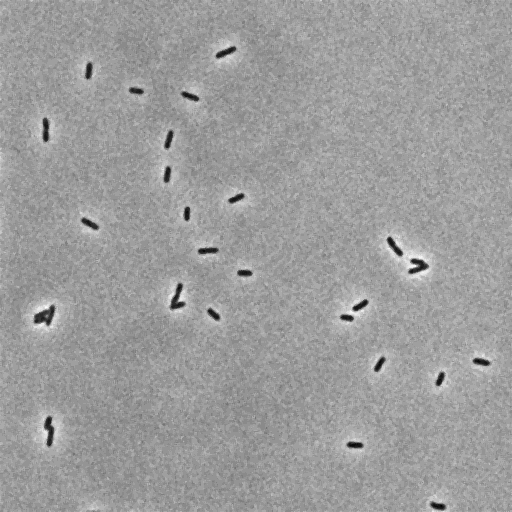
#> input picture data/ecoli_images/ecoli_phase_01.tif, 512 x 512 px; its folder holds only this picture in this run
$ jupyter execute --allow-errors Quantitative_image_processing.ipynb   (shell and % lines are left out)
#> lines starting #> are read from the running program, lines starting #| are printed output that depends on the picture; after the words box and inside, x2 and y2 are one past the last pixel; in counts of white or black regions, pixels touching at a corner belong together
# Quantitative Image Processing

[cell 1]
import numpy as np # For numerics
import glob # For parsing durectories and files
import skimage.io # For basic image processing
import pandas as pd # For data handling
import skimage.filters # For filtering images
import skimage.exposure
import skimage.measure
import seaborn as sns # For plot swag
import matplotlib.pyplot as plt # For plotting
sns.set(style="darkgrid") # Gray background with white grid
sns.set_context('talk') # Sets default size to the curves and fonts
#display plots next to code

### Loading images into memory

[cell 2]
# List files
phase_files = glob.glob('../data/ecoli_images/*phase*')
yfp_files = glob.glob('../data/ecoli_images/*yfp*')

### Loading file to memory

[cell 3]
phase_im = skimage.io.imread(phase_files[0])
#> phase_im is the input picture: shape (512, 512) uint16; min 1945, max 8083, mean 5709.2

with sns.axes_style('white'):
    # Plot the image in Gray Scale
    plt.imshow(phase_im, cmap=plt.cm.Greys_r)

    # Add color bar
    plt.colorbar()
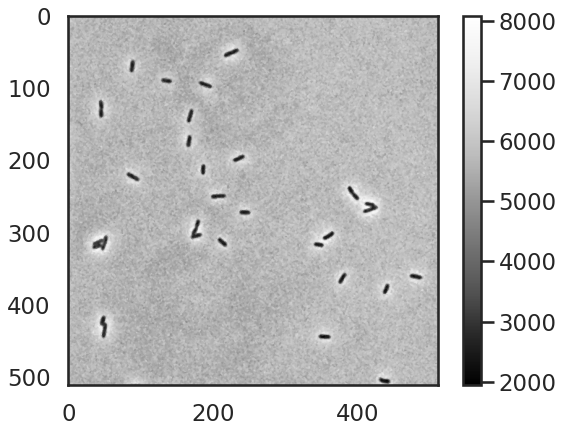
#> figure drawn by matplotlib, 2 panels

### Plot the histogram of intensites to choose the threshold value

[cell 4]
# Generate histogram
hist, bins = skimage.exposure.histogram(phase_im)
#> hist = 6139 values, max 583 at index 3699, min 0 at index 1, mean 42.7; bins = 6139 values from 1945 to 8083

# Plot histogram
plt.plot(bins, hist, lw=1)
plt.yscale('log')
# Label axis
plt.xlabel('Pixel value (a.u.)')
plt.ylabel('count')
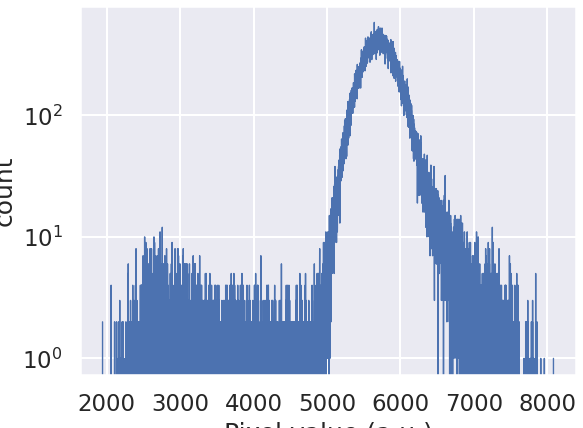
#> figure drawn by matplotlib, 1 panel; curve peaks at x = 5644, y = 583

### Let's choose a threshold and plot the segmented image

[cell 5]
# Define threshold
thresh = 5000

# Threshold image
im_thresh = phase_im < thresh
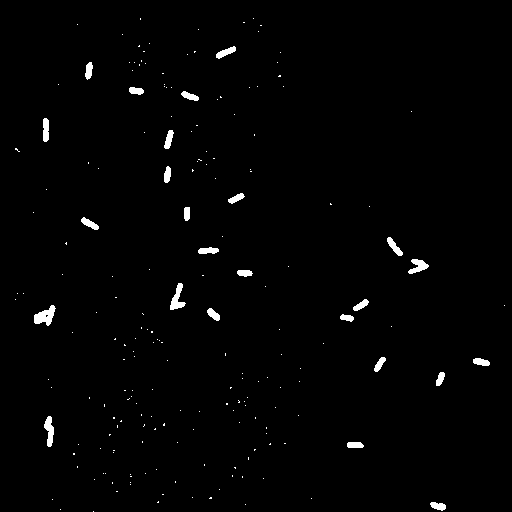
#> im_thresh: shape (512, 512) bool; 1.2% white; 197 white regions (172 under 20 px), largest, box (x1, y1, x2, y2) and area: (34, 305, 56, 326) 256, (170, 283, 186, 310) 204, (44, 416, 54, 447) 188

# Plot the threshold image
with sns.axes_style('white'):
    plt.imshow(im_thresh)

### Let's apply the threshold to the second image in the stack

#> (a cell that did not finish here is left out)

### Let's plot the intensities of both the images together

[cell 7]
# Generate histogram for file 1
hist, bins = skimage.exposure.histogram(phase_im)

# Plot histogram for file 2
plt.plot(bins, hist, lw=1)


# Generate histogram
#> (the rest of this cell did not finish here and is left out)

### Define a function to normalise image to values between 0 and 1

[cell 8]
def normalise_im(im):
    '''
    Normalise a given image such that the values (of pixels) range between 0 and 1.

    Parameters
    ----------
    im : 2d-array
        Image to be normalised

    Returns
    -------
    im_norm : 2d-array
            Normlised image ranging from 0 to 1.
    '''
    # Normalise image
    im_norm = (im - im.min()) / (im.max() - im.min())

    return im_norm

### Normalise both phase contrast images and display the normalised intensity histogram

[cell 9]
# Normalising images
phase_norm_1 = normalise_im(phase_im)
#> (the rest of this cell did not finish here and is left out)

### Choosing the normalised threshold and plotting them next to each other

[cell 10]
# Choosing the normalised threshold
thresh_norm = 0.45

# Threshold images
thresh_im_1 = phase_norm_1 < thresh_norm
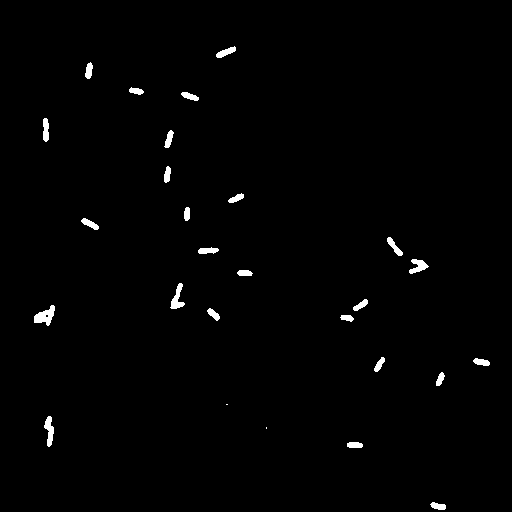
#> thresh_im_1: shape (512, 512) bool; 1% white; 27 white regions (2 under 20 px), largest, box (x1, y1, x2, y2) and area: (34, 305, 55, 326) 239, (170, 283, 185, 309) 180, (44, 416, 54, 447) 178
#> (the rest of this cell did not finish here and is left out)

### Build an "RGB" image to display the segmentation mask on top of the phase contrast image

[cell 11]
# Copy image
phase_copy_1 = np.copy(phase_norm_1)
#> (the rest of this cell did not finish here and is left out)

### Label the objects

[cell 12]
# Label each individual cell
im_label, num_obj = skimage.measure.label(thresh_im_1, return_num=True)
#> im_label: shape (512, 512) int32; 28 distinct labels, from 0 to 27
#> num_obj = 27

print('This image has {:d} objects'.format(num_obj))
#| This image has 27 objects

### Let's take a look at the labelled image

[cell 13]
with sns.axes_style('white'):
    # Plot the image in Gray Scale
    plt.imshow(im_label, cmap=plt.cm.nipy_spectral)

    # Add color bar
    plt.colorbar()
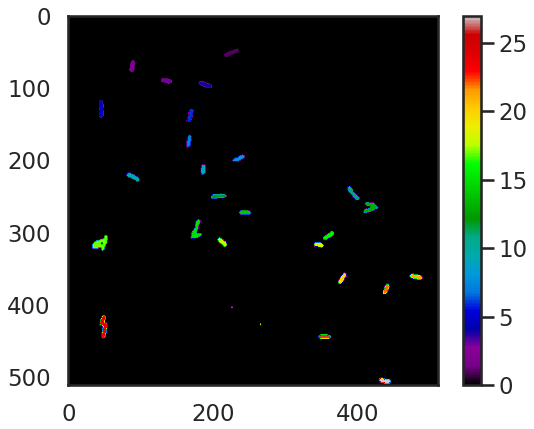
#> figure drawn by matplotlib, 2 panels

### Let's plot a couple of individual objects

[cell 14]
# Define objects to extract
objects = [1, 2, 3, 5]

with sns.axes_style('white'):
    # Inititalise subplots
    fig, ax = plt.subplots(nrows=2, ncols=2, figsize=(7,7))

    # Linearise our 2D array
    ax = ax.ravel()

    # Loop through objects to extract
    for i, num in enumerate(objects):
        # Generate image with only the desired object
        im_obj = im_label == num

        # Plot image in corresponding panel
        ax[i].imshow(im_obj)
        ax[i].set_title('Object #{:d}'.format(num))

        # Remove axis
        ax[i].axis('off')
#> this loop made 4 passes
#> pass 1, `im_obj = im_label == num`:
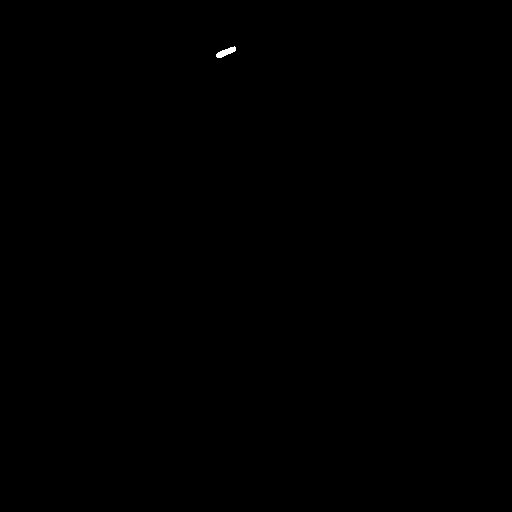
#> im_obj: shape (512, 512) bool; 0.05% white; 1 white region, box (x1, y1, x2, y2) and area: (216, 46, 236, 58) 119

    # Distribute subplots
    plt.tight_layout()
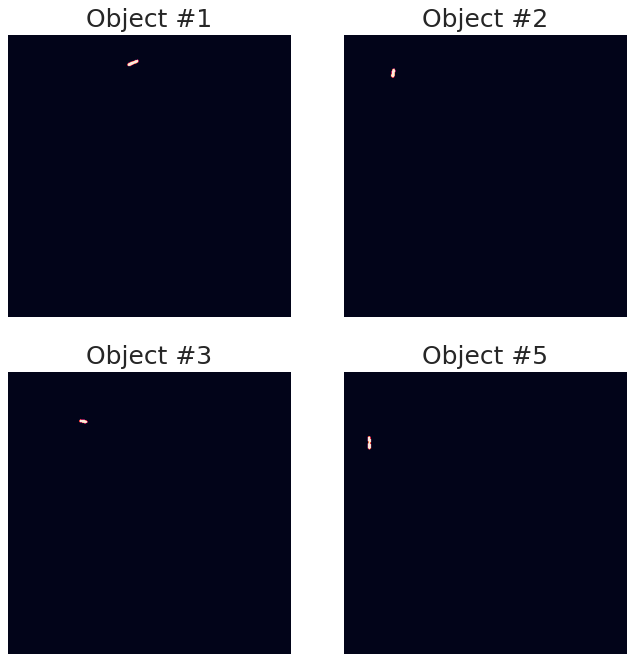
#> figure drawn by matplotlib, 4 panels

### Select objects that satisfy our size criteria

[cell 15]
# Define inter-pixel distance
ip_dist = 0.160 # µm

# Set lower and upper bounds
bounds = [1, 4] # µm

# Initialise the black image that satisfy the criterion
im_label_filt = np.zeros_like(im_label)

# Loop through objects in im_labe and decide wether or not to keep them
for i in range(1, num_obj + 1):
    # 1. Extract object
    im_obj = im_label == i

    # 2. Find the area of the object
    area_pixels = np.sum(im_obj)

    # 3. Convert area to µm^2
    area_um = area_pixels * ip_dist**2

    # 4. Check if it satisfies the size criteria
    if (area_um >= bounds[0] and area_um <= bounds[1]):
        # Add object to black image
        im_label_filt += im_obj
#> this loop made 27 passes
#> (area_pixels, area_um) on passes 1 to 12: (119, 3.05), (95, 2.43), (78, 2), (95, 2.43), (124, 3.17), (99, 2.53), (88, 2.25), (87, 2.23), (73, 1.87), (105, 2.69), (117, 3), (107, 2.74)
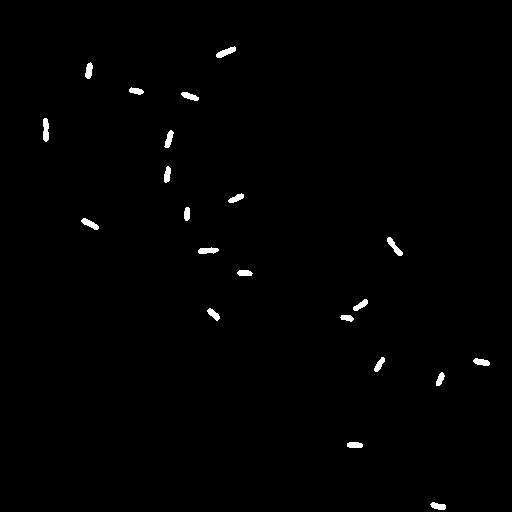
#> im_label_filt: shape (512, 512) int32; values 0 (black) and 1 (white), 0.74% white; 21 white regions, largest, box (x1, y1, x2, y2) and area: (43, 118, 49, 142) 124, (216, 46, 236, 58) 119, (387, 237, 403, 256) 117

# Relabel filtered image
im_cells, num_obj = skimage.measure.label(im_label_filt, return_num=True)
#> im_cells: shape (512, 512) int64; 22 distinct labels, from 0 to 21
#> num_obj = 21

print('This image has {:d} objects'.format(num_obj))
#| This image has 21 objects

# Plot the relabelled objects
with sns.axes_style('white'):
    # Plot the image in Gray Scale
    plt.imshow(im_cells, cmap=plt.cm.nipy_spectral)

    # Add color bar
    plt.colorbar()

### Now, Let's calculate the intensities

#> (a cell that did not finish here is left out)

## Time to compare theory and experiment

[cell 17]
# List all files
files = glob.glob('../data/lacI_titration/*.tif')

# List the features to be saved in the dataframe
names = ['operator', 'repressors', 'channel', 'position', 'file']

# Initialise an empty pandas dataframe
df_files = pd.DataFrame(columns=names)
# Loop through files
for file in files:
    # Extract info from filename
    # 1. Remove path from file
    f = file.split('/')[-1]

    # 2. Split string by '_'
    f_split = list(f.split('_'))

    # 3. Remove unnessecary elements
    f_split.remove('pos')

    # 4. Add file name
    f_split.append(file)

    # Add this to the dataframe
    series = pd.Series(f_split, index=names)
    df_files = df_files.append(series, ignore_index=True)

### Let's define a function that does the segmentation

[cell 18]
# [53 lines left out: function segmentation, not called in this run]

### Let's run our segmentation file

#> (a cell that did not finish here is left out)

### Define function to extract single cell flurescence values

[cell 20]
# [33 lines left out: function fluor_extract, not called in this run]

### Let's compute

[cell 21]
# Group dataframe by operator, repressor and position
df_group = df_files.groupby(['operator', 'repressors', 'position'])

# Define coloumn names for intensity dataframe
names = ['operator', 'repressor', 'position', 'mean_int']

# Initialise new array to save mean intensities
df_int = pd.DataFrame(columns=names)

# Loop through each group
for group, data in df_group:
    # Get file name of the phase contrast image
    file_phase = data[data.channel == 'phase']['file'].values[0]
    file_yfp = data[data.channel == 'yfp']['file'].values[0]
    # Segment phase contrast image
    im_label = segmentation(file_phase)

    # Read YFP image
    im_fluor = skimage.io.imread(file_yfp)

    # Extract intensities
    intensities = fluor_extract(im_label, im_fluor)

    # Compute mean intensities
    mean_int = np.mean(intensities)

    # Append values to dataframe
    series = pd.Series(group + tuple([mean_int]),
                      index=names)
    df_int = df_int.append(series, ignore_index=True)

### Let's compute the fold change

[cell 22]
# Initialise array to save fold-change
fold_change = np.zeros(len(df_int))

# Loop through each entry in the data frame
for i, row in df_int.iterrows():
    # Extract operator
    op = row.operator

    # Extract autoflurescence data
    df_auto = df_int[(df_int.operator == op) &
                    (df_int.repressor == 'auto')]
    # Compute mean autoflurescence
    mean_auto = df_auto.mean_int.mean()

    # Extract delta data
    df_delta = df_int[(df_int.operator == op) &
                    (df_int.repressor == 'delta')]
    # Compute mean delta
    mean_delta = df_delta.mean_int.mean()

    # Compute fold-change
    fold_change[i] = (row.mean_int - mean_auto) / (mean_delta - mean_auto)

# Attach new coloumn of fold-change to dataframe
df_int['fold_change'] = fold_change

### Let's compare experiment and data

[cell 23]
# Define binding energies of binding sites
energies = [-15.3, -13.9, -9.7] # kbT

# Range of repressors to plot
repressors = np.logspace(0, 3, 100)

# Loop through energies and plot fold-change
for energy in energies:
    # Compute fold-change
    fc_theory = 1/(1 + repressors / 4.6E6 * np.exp(- energy))

    # Plot fold-change
    plt.plot(repressors, fc_theory, label=str(energy))

# Change scale
plt.xscale('log')
plt.yscale('log')

# Label axis
plt.xlabel('Repressors/cell')
plt.ylabel('Fold-change')

# Add legend
plt.legend(title=r'$\Delta\epsilon_r$ ($k_BT$)')
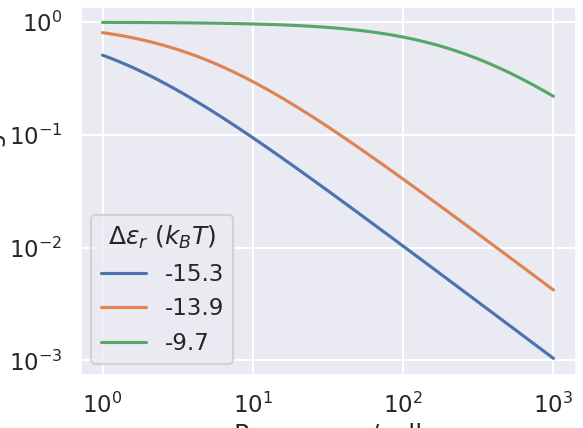
#> figure drawn by matplotlib, 1 panel; curve peaks at x = 1, y = 0.51; curve peaks at x = 1, y = 0.809; curve peaks at x = 1, y = 0.996

[cell 24]
# Define a dictionary to match repressor string to repressor number
rep_dict = {'R124' : 124, 'R22' : 22, 'R60' : 60, 'R260' : 260}

# Define dictionary to map operator to energy
op_dict = {'O1' : -15.3, 'O2' : -13.9, 'O3' : -9.7}

# Define colors for binding sites
colors = sns.color_palette('colorblind',
                          n_colors=len(energies))

# Define a dictionary to match energies with colors
col_dict = dict(zip(energies,colors))

[cell 25]
# Remove unnecessary data
df = df_int[(df_int.repressor != 'auto') &
           (df_int.repressor != 'delta')]

# Group by operators and repressors
df_group = df.groupby(['operator', 'repressor'])

# Loop through groups and plot mean fold-change
for group, data in df_group:
    # Extract binding energy
    energy = op_dict[group[0]]

    # Extract repressor copy number
    repressor = rep_dict[group[1]]

    # Extract the color
    color = col_dict[energy]

    # Compute mean fold-change
    mean_fc = data.fold_change.mean()

    # Plot data point
    plt.plot(repressor, mean_fc, marker='o',
            color=color)

# Loop through energies and plot fold-change
for energy in energies:
    # Compute fold-change
    fc_theory = 1/(1 + repressors / 4.6E6 * np.exp(-energy))

    # Plot fold-change
    plt.plot(repressors, fc_theory, label=str(energy), color=col_dict[energy])

# Change scale
plt.xscale('log')
plt.yscale('log')

# Label axis
plt.xlabel('Repressors/cell')
plt.ylabel('Fold-change')

# Add legend
plt.legend(title=r'$\Delta\epsilon_r$ ($k_BT$)')
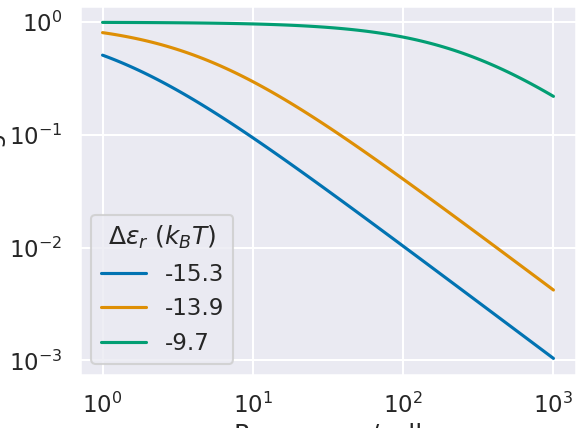
#> figure drawn by matplotlib, 1 panel; curve peaks at x = 1, y = 0.51; curve peaks at x = 1, y = 0.809; curve peaks at x = 1, y = 0.996

$ run again, on data/ecoli_images/ecoli_phase_02.tif
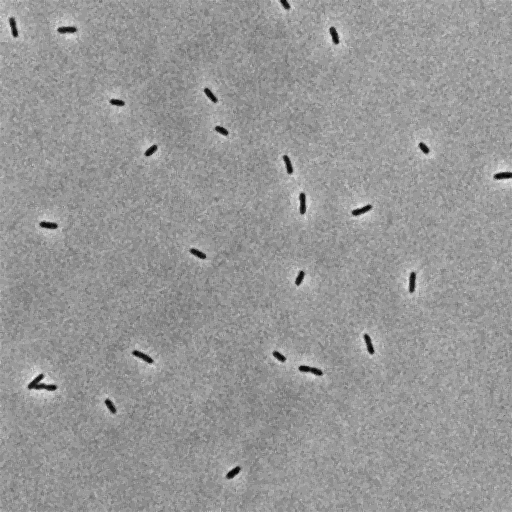
#> input picture data/ecoli_images/ecoli_phase_02.tif, 512 x 512 px
#> phase_im is the input picture: shape (512, 512) uint16; min 1867, max 6984, mean 4961
#> hist = 5118 values, max 576 at index 3082, min 0 at index 1, mean 51.22; bins = 5118 values from 1867 to 6984
#> `im_thresh = phase_im < thresh`:
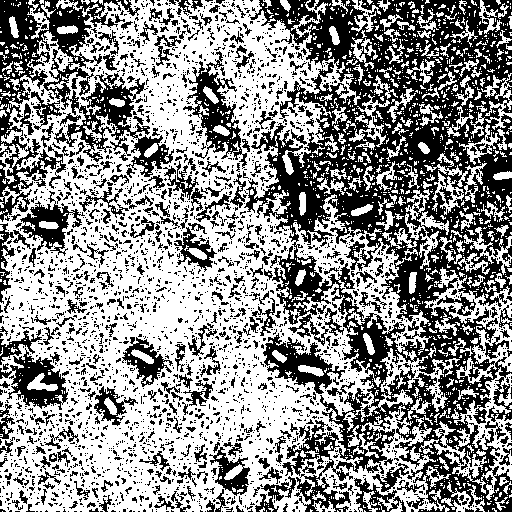
#> im_thresh: shape (512, 512) bool; 56% white; 3060 black regions (2699 under 20 px), largest, box (x1, y1, x2, y2) and area: (244, 0, 512, 512) 59688, (0, 0, 174, 222) 11521, (183, 51, 247, 169) 2297
#> thresh_im_1: shape (512, 512) bool; 0.94% white; 41 white regions (17 under 20 px), largest, box (x1, y1, x2, y2) and area: (28, 374, 57, 391) 210, (299, 366, 323, 376) 130, (132, 350, 153, 363) 120
#> im_label: shape (512, 512) int32; 42 distinct labels, from 0 to 41
#> `im_label, num_obj = skimage.measure.label(thresh_im_1, return_num=True)`: num_obj = 41
#| This image has 41 objects
#> the loop `for i in range(1, num_obj + 1):` made 41 passes
#> (area_pixels, area_um) on passes 1 to 8: (58, 1.48), (105, 2.69), (102, 2.61), (103, 2.64), (2, 0.0512), (2, 0.0512), (96, 2.46), (82, 2.1)
#> after the loop `for i in range(1, num_obj + 1):`:
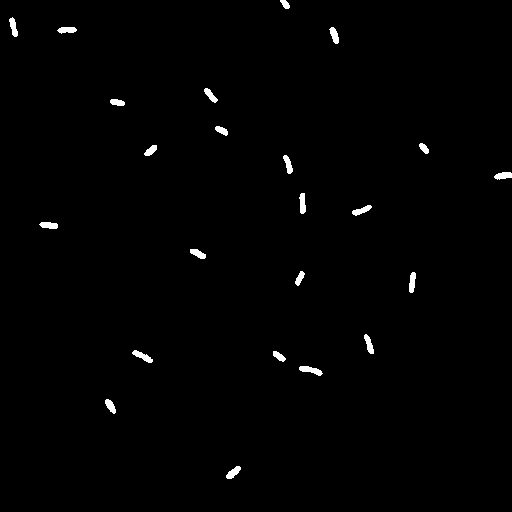
#> im_label_filt: shape (512, 512) int32; values 0 (black) and 1 (white), 0.85% white; 23 white regions, largest, box (x1, y1, x2, y2) and area: (299, 366, 323, 376) 130, (132, 350, 153, 363) 120, (299, 193, 306, 214) 111
#> im_cells: shape (512, 512) int64; 24 distinct labels, from 0 to 23
#> `im_cells, num_obj = skimage.measure.label(im_label_filt, return_num=Tr..`: num_obj = 23
#| This image has 23 objects
